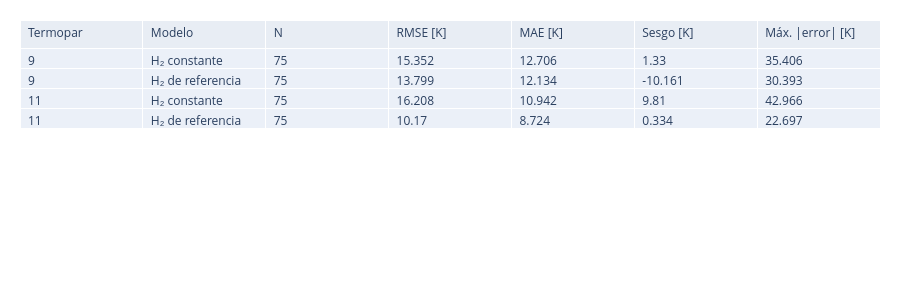

Notebook source saved alongside this figure:
### Markdown cell above
## Métricas

### Code cell
columns = list(metrics[0])
metrics_fig = go.Figure(go.Table(
    header={"values":columns,"fill_color":"#e8edf4","align":"left"},
    cells={"values":[[round(m[col],3) if isinstance(m[col],float) else m[col] for m in metrics]
                     for col in columns],"align":"left"}))
metrics_fig.update_layout(height=300,margin={"t":20,"b":20,"l":20,"r":20})
metrics_fig.show()
for metric in metrics: print(metric)

### Figure 1 — Plotly figure (JSON) as saved in the notebook; plotly's stock layout.template omitted (floating-point values rounded to 4 significant figures)
{"data": [{"cells": {"align": "left", "values": [[9, 9, 11, 11], ["H₂ constante", "H₂ de referencia", "H₂ constante", "H₂ de referencia"], [75, 75, 75, 75], [15.35, 13.8, 16.21, 10.17], [12.71, 12.13, 10.94, 8.724], [1.33, -10.16, 9.81, 0.334], [35.41, 30.39, 42.97, 22.7]]}, "header": {"align": "left", "fill": {"color": "#e8edf4"}, "values": ["Termopar", "Modelo", "N", "RMSE [K]", "MAE [K]", "Sesgo [K]", "Máx. |error| [K]"]}, "type": "table"}], "layout": {"height": 300, "margin": {"b": 20, "l": 20, "r": 20, "t": 20}}}
